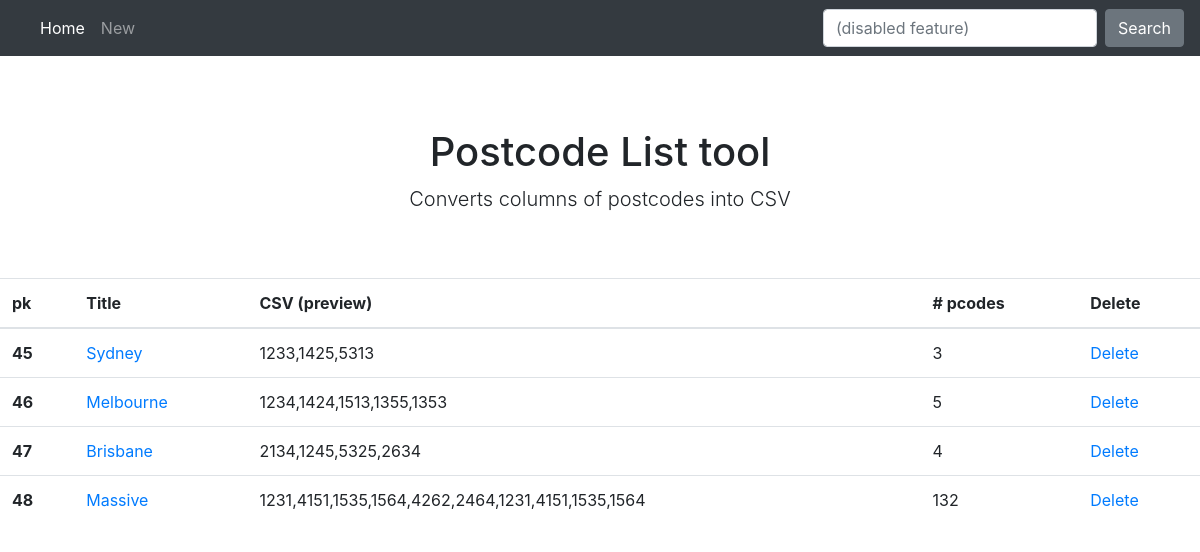
The page / on the database its author committed.
### pc_tool/models.py (models this page shows, shortened)
class PostcodeList(models.Model):
    title = models.CharField(default="", max_length=100)
    text = models.TextField()
    csv = models.TextField(default="", blank=True)
    def convert_to_csv(self):
        text_string = str(self.text)
        return text_string.replace('\r', ',').replace('\n', "")
    def count_of_postcodes(self):
        char_count = 0
        if self.convert_to_csv() == "":
            num_of_postcodes = 0
        elif self.convert_to_csv() == None:
            num_of_postcodes = 0
        else:
            for char in self.convert_to_csv():
                if char == ",":
                    char_count += 1
            num_of_postcodes = char_count + 1
        return num_of_postcodes
    def csv_preview(self):
        return self.convert_to_csv()[0:49]

### pc_tool/views.py (the view)
# urls.py: path('', views.home_page, name='home_page'),
def home_page(request):
    lists = PostcodeList.objects.all()
    return render(request, 'pc_tool/list_list.html', {'lists': lists})

### pc_tool/templates/pc_tool/list_list.html
{% extends 'pc_tool/base.html' %}
{% block content %}
<table class="table">
  <thead>
    <tr>
      <th scope="col">pk</th>
      <th scope="col">Title</th>
      <th scope="col">CSV (preview)</th>
      <th scope="col"># pcodes</th>
      <th scope="col">Delete</th>
    </tr>
  </thead>
  <tbody>
{% for list in lists %}
    <tr>
      <th scope="row">{{list.pk}}</th>
      <td> <a href="{% url 'list_edit' pk=list.pk %}">{{list.title}}</a></td>
      <td>{{list.csv_preview}}</td>
      <td>{{list.count_of_postcodes}}</td>
      <td> <a href="{% url 'list_remove' pk=list.pk %}"> Delete</a></td>
    </tr>
{% endfor %}
  </tbody>
</table>
{% endblock %}

### pc_tool/static/css/pc_tool.css (style rules this page uses)
body { padding-top: 5rem; }

### rows shown on the page
PostcodeList: pk "45", title "Sydney", csv_preview "1233,1425,5313", count_of_postcodes "3"
PostcodeList: pk "46", title "Melbourne", csv_preview "1234,1424,1513,1355,1353", count_of_postcodes "5"
PostcodeList: pk "47", title "Brisbane", csv_preview "2134,1245,5325,2634", count_of_postcodes "4"
PostcodeList: pk "48", title "Massive", csv_preview "1231,4151,1535,1564,4262,2464,1231,4151,1535,1564", count_of_postcodes "132"
